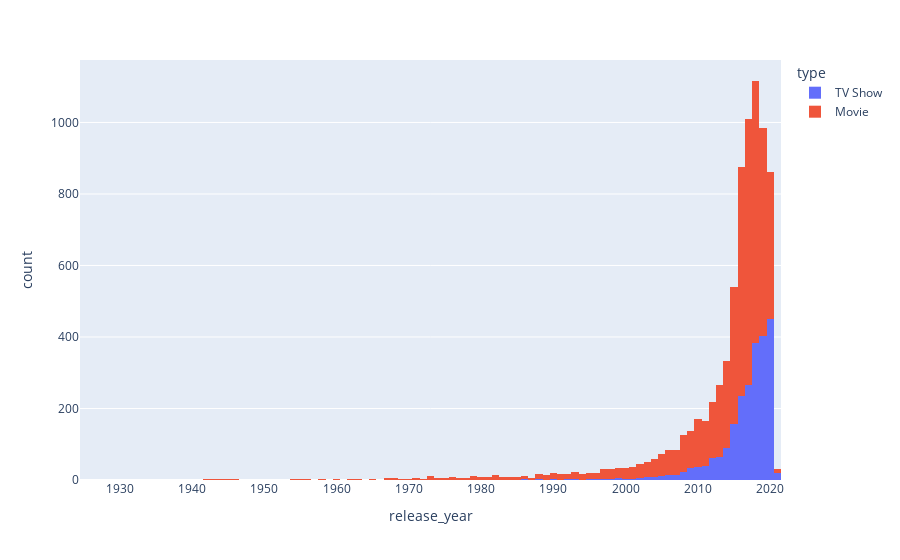

The cell this chart's notebook holds for it:
### Code cell
#histogram shows that Netflix released content the most in 2018
px.histogram(df, x= 'release_year', color= 'type')

### Figure 1 — Plotly figure (JSON) as saved in the notebook; plotly's stock layout.template omitted (floating-point values rounded to 4 significant figures; data arrays with more than 128 entries replaced by an {"elided": "..."} marker saying what was removed)
{"data": [{"alignmentgroup": "True", "bingroup": "x", "hovertemplate": "type=TV Show<br>release_year=%{x}<br>count=%{y}<extra></extra>", "legendgroup": "TV Show", "marker": {"color": "#636efa", "pattern": {"shape": ""}}, "name": "TV Show", "offsetgroup": "TV Show", "orientation": "v", "showlegend": true, "type": "histogram", "x": {"elided": "2376 int values"}, "xaxis": "x", "yaxis": "y"}, {"alignmentgroup": "True", "bingroup": "x", "hovertemplate": "type=Movie<br>release_year=%{x}<br>count=%{y}<extra></extra>", "legendgroup": "Movie", "marker": {"color": "#EF553B", "pattern": {"shape": ""}}, "name": "Movie", "offsetgroup": "Movie", "orientation": "v", "showlegend": true, "type": "histogram", "x": {"elided": "5374 int values"}, "xaxis": "x", "yaxis": "y"}], "layout": {"barmode": "relative", "legend": {"title": {"text": "type"}, "tracegroupgap": 0}, "margin": {"t": 60}, "xaxis": {"anchor": "y", "domain": [0, 1], "title": {"text": "release_year"}}, "yaxis": {"anchor": "x", "domain": [0, 1], "title": {"text": "count"}}}}
